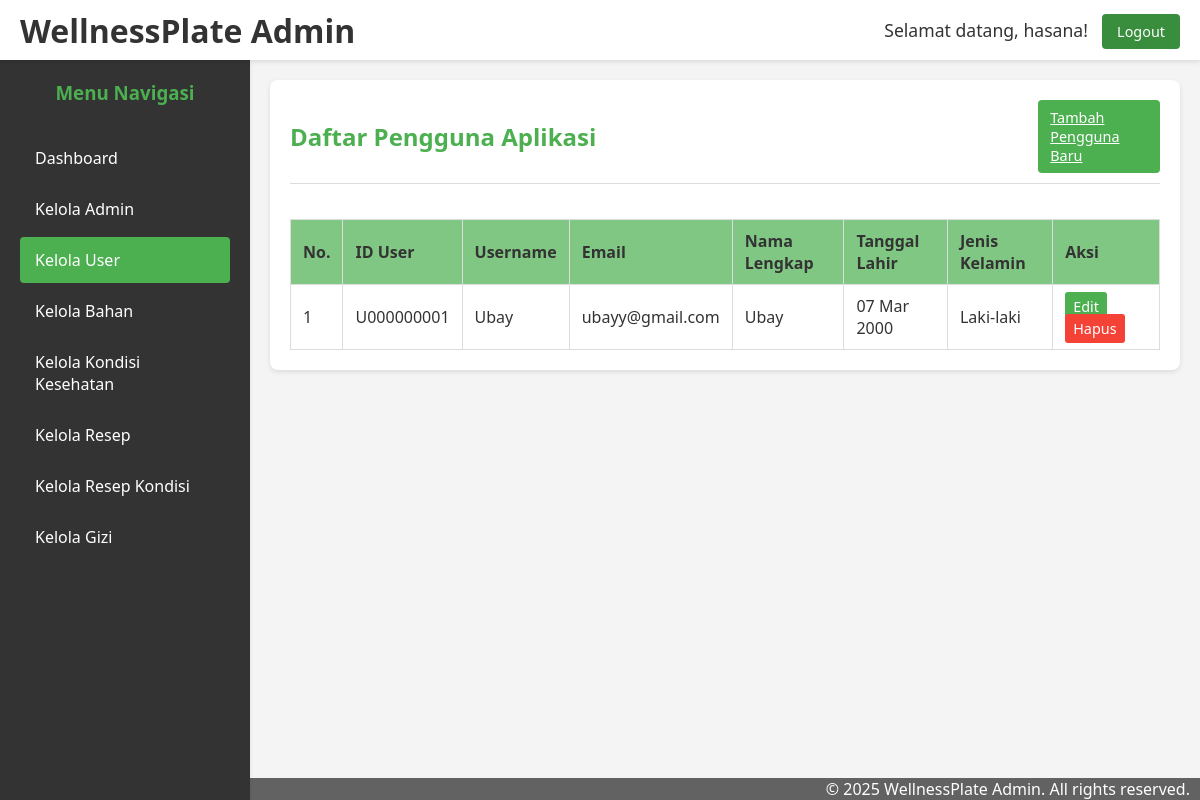
The page /admin/modules/users/user.php (signed in) on the database its author committed.
### tables this page shows
CREATE TABLE `users` (
  `id_user` varchar(10) NOT NULL,
  `username` varchar(50) NOT NULL,
  `password` varchar(255) NOT NULL,
  `email` varchar(100) NOT NULL,
  `nama_lengkap` varchar(100) DEFAULT NULL,
  `tanggal_lahir` date DEFAULT NULL,
  `jenis_kelamin` enum('L','P') DEFAULT NULL,
  `created_at` datetime DEFAULT CURRENT_TIMESTAMP,
  `updated_at` datetime DEFAULT CURRENT_TIMESTAMP ON UPDATE CURRENT_TIMESTAMP
);

### config/koneksi.php (called while the page is built, shortened)
<?php
if (!function_exists('getJenisKelaminText')) {
    function getJenisKelaminText($kode) {
        if ($kode === 'L') return 'Laki-laki';
        return 'Tidak Diketahui';
    }
}
?>

### admin/modules/users/user.php (the view, shortened to what this page needs)
<?php
if (!isset($base_url)) {
    $base_url = "/";
}
?>
<!DOCTYPE html>
<html lang="id">
<head>
    <link rel="stylesheet" href="../../style.css">
</head>
<body class="dashboard-body">
    <header class="page-header">
        <div class="logo-area">
            <h1><a href="<?php echo $base_url; ?>/dashboard.php" style="color: inherit; text-decoration: none;">WellnessPlate Admin</a></h1>
        </div>
        <div class="admin-info">
            <span class="welcome-admin" style="margin-right: 10px;">Selamat datang, <?php echo htmlspecialchars($_SESSION['admin_nama']); ?>!</span>
            <a href="/logout.php" class="logout-btn">Logout</a>
        </div>
    </header>
    <div class="main-wrapper">
        <?php
        include_once  '../../templates/sidebar.php';
        ?>
        <main class="content-area">
<?php
require_once __DIR__ . '/../../../config/koneksi.php';
$query = "SELECT id_user, username, email, nama_lengkap, tanggal_lahir, jenis_kelamin FROM users ORDER BY nama_lengkap ASC";
$result_users = mysqli_query($koneksi, $query);
?>
<div class="container mx-auto py-8">
    <div class="card">
        <div class="card-header">
            <h2>Daftar Pengguna Aplikasi</h2>
            <a href="<?php echo MODULE_USERS_URL; ?>tambahuser.php" class="btna btn-sm">Tambah Pengguna Baru</a>
        </div>
        <div class="card-body">
            <div class="table-container">
                <table class="data-table">
                    <thead>
                        <tr>
                            <th>No.</th>
                            <th>ID User</th>
                            <th>Username</th>
                            <th>Email</th>
                            <th>Nama Lengkap</th>
                            <th>Tanggal Lahir</th>
                            <th>Jenis Kelamin</th>
                            <th>Aksi</th>
                        </tr>
                    </thead>
                    <tbody>
                        <?php if (mysqli_num_rows($result_users) > 0) : ?>
                            <?php $counter = 1; ?>
                            <?php while ($user = mysqli_fetch_assoc($result_users)) : ?>
                                <tr>
                                    <td><?php echo $counter++; ?></td>
                                    <td><?php echo htmlspecialchars($user['id_user']); ?></td>
                                    <td><?php echo htmlspecialchars($user['username']); ?></td>
                                    <td><?php echo htmlspecialchars($user['email']); ?></td>
                                    <td><?php echo htmlspecialchars($user['nama_lengkap']); ?></td>
                                    <td><?php echo htmlspecialchars(date('d M Y', strtotime($user['tanggal_lahir']))); ?></td>
                                    <td><?php echo htmlspecialchars(getJenisKelaminText($user['jenis_kelamin']));  ?></td>
                                    <td class="actions">
                                        <a href="<?php echo MODULE_USERS_URL; ?>edituser.php?id=<?php echo urlencode($user['id_user']); ?>" class="edit">Edit</a>
                                        <a href="<?php echo MODULE_USERS_URL; ?>user.php?action=delete&id=<?php echo urlencode($user['id_user']); ?>" class="delete delete-link" onclick="return confirm('Apakah Anda yakin ingin menghapus pengguna ini: <?php echo htmlspecialchars(addslashes($user['username'])); ?>?');">Hapus</a>
                                    </td>
                                </tr>
                            <?php endwhile; ?>
                        <?php else : ?>
                            <tr>
                                <td colspan="8" style="text-align:center;">Belum ada data pengguna.</td>
                            </tr>
                        <?php endif; ?>
                    </tbody>
                </table>
            </div>
        </div>
    </div>
</div>
        </main>
    </div>
    <footer>
        <div style="background-color:rgb(98, 98, 98);">
            <p style="text-align: right; margin-right: 10px; color: #fff;">© <?php echo date("Y"); ?> WellnessPlate Admin. All rights reserved.</p>
        </div>
    </footer>
</body>
</html>

### admin/style.css (style rules this page uses)
:root { --primary-green: #4caf50; --light-green: #81c784; --dark-green: #388e3c; --off-white: #f4f4f4; --text-color: #333; --border-color: #ddd; --box-shadow: 0 2px 5px rgba(0, 0, 0, 0.1); --header-height: 60px; --sidebar-width: 250px; }
* { margin: 0; padding: 0; box-sizing: border-box; }
html, body { height: 100%; margin: 0; padding: 0; overflow: hidden; font-family: "Segoe UI", Tahoma, Geneva, Verdana, sans-serif; }
body.dashboard-body { background-color: var(--off-white); color: var(--text-color); overflow: hidden; }
.page-header { position: fixed; top: 0; left: 0; right: 0; height: var(--header-height); background-color: #fff; padding: 0 20px; display: flex; justify-content: space-between; align-items: center; box-shadow: var(--box-shadow); z-index: 1000; }
.main-wrapper { margin-top: var(--header-height); margin-left: var(--sidebar-width); height: calc(100vh - var(--header-height)); overflow-y: auto; }
.content-area { padding: 20px; min-height: 100%; }
.page-header .welcome-admin { font-size: 1.1em; }
.page-header .logout-btn { background-color: var(--dark-green); color: white; padding: 8px 15px; text-decoration: none; border-radius: 4px; font-size: 0.9em; transition: background-color 0.3s ease; }
.card { background-color: #fff; padding: 20px; border-radius: 8px; box-shadow: var(--box-shadow); margin-bottom: 20px; }
.card-header { border-bottom: 1px solid var(--border-color); padding-bottom: 10px; margin-bottom: 15px; display: flex; justify-content: space-between; align-items: center; }
.card-header h2, .card-header h3 { margin: 0; color: var(--primary-green); }
.btn, .btna { background-color: var(--primary-green); color: white; padding: 12px 20px; border: none; border-radius: 4px; cursor: pointer; font-size: 16px; transition: background-color 0.3s ease; }
.btna { width: 14%; }
.dashboard-body { display: flex; flex-direction: column; align-items: normal; justify-content: normal; }
.page-header { background-color: #fff; padding: 15px 20px; box-shadow: var(--box-shadow); display: flex; justify-content: space-between; align-items: center; color: var(--text-color); height: 60px; box-sizing: border-box; }
.page-header .logout-btn { background-color: var(--dark-green); color: white; padding: 8px 15px; text-decoration: none; border-radius: 4px; font-size: 0.9em; }
.btn-sm { padding: 8px 12px; font-size: 0.9em; }
.table-container { overflow-x: auto; }
table.data-table { width: 100%; border-collapse: collapse; margin-top: 20px; }
table.data-table th, table.data-table td { border: 1px solid var(--border-color); padding: 10px 12px; text-align: left; vertical-align: middle; }
table.data-table thead th { background-color: var(--light-green); color: var(--text-color); font-weight: bold; }
.actions a { margin-right: 5px; text-decoration: none; padding: 5px 8px; border-radius: 3px; font-size: 0.9em; }
.actions a.edit { background-color: var(--primary-green); color: white; }
.actions a.delete { background-color: #f44336; color: white; }
html, body { margin: 0; padding: 0; height: 100%; overflow: hidden; }
body { display: flex; flex-direction: column; }
.content-area { overflow-y: auto; -webkit-overflow-scrolling: touch; }
.card { margin-bottom: 20px; }
.page-header, .sidebar { box-shadow: 0 2px 4px rgba(0,0,0,0.1); }

### rows shown on the page
users: id_user "U000000001", username "Ubay", email "ubayy@gmail.com", nama_lengkap "Ubay", tanggal_lahir "07 Mar 2000", jenis_kelamin "Laki-laki"

### other values the page prints
$_SESSION['admin_nama'] "hasana"
